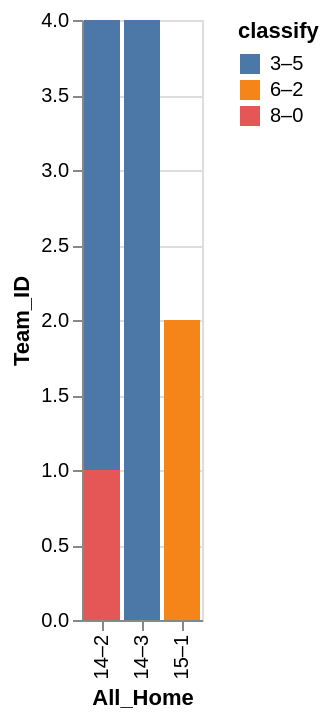

This figure's Vega-Lite source:
### Vega-Lite specification from a JSON file in a GitHub repository (floating-point values rounded to 4 significant figures)
{"data": {"values": [{"x_data": "14–2", "y_data": 3, "classify": "3–5"}, {"x_data": "14–3", "y_data": 4, "classify": "3–5"}, {"x_data": "15–1", "y_data": 0, "classify": "3–5"}, {"x_data": "14–2", "y_data": 0, "classify": "6–2"}, {"x_data": "14–3", "y_data": 0, "classify": "6–2"}, {"x_data": "15–1", "y_data": 2, "classify": "6–2"}, {"x_data": "14–2", "y_data": 1, "classify": "8–0"}, {"x_data": "14–3", "y_data": 0, "classify": "8–0"}, {"x_data": "15–1", "y_data": 0, "classify": "8–0"}]}, "mark": "bar", "encoding": {"x": {"field": "x_data", "type": "nominal", "title": "All_Home", "sort": "ascending"}, "y": {"field": "y_data", "type": "quantitative", "title": "Team_ID"}, "color": {"field": "classify"}}}
